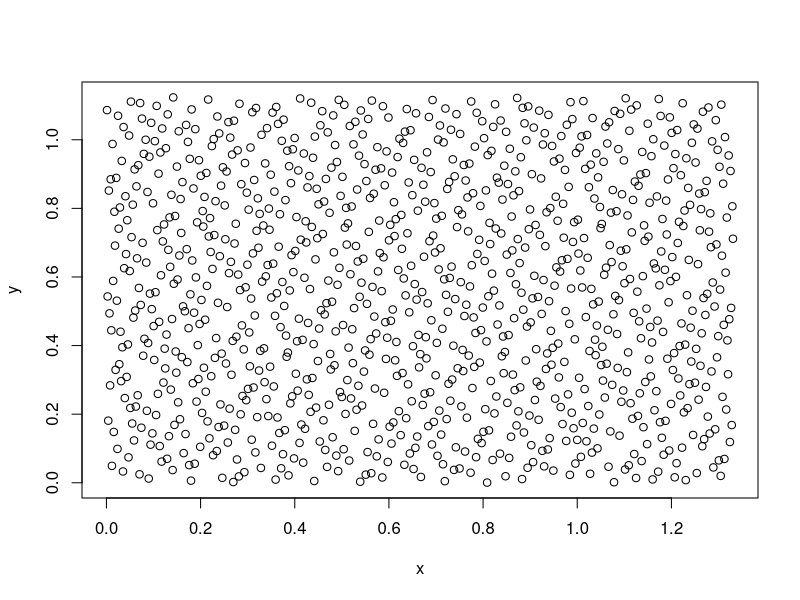

Recreate this plot in R.
vandercorput <- function(b,n,i=0){
  if(n == 0)
  {
    return(0)
  }
  return((n%%b)/b^(i+1) + vandercorput(b, n/b, i+1))
}
N <- 1000
x <-list(1:N)
y <- list(1,N)

for(i in 1:N){
  x[i] <- vandercorput(2,i)
  y[i] <- vandercorput(3,i)
}

plot(x,y)